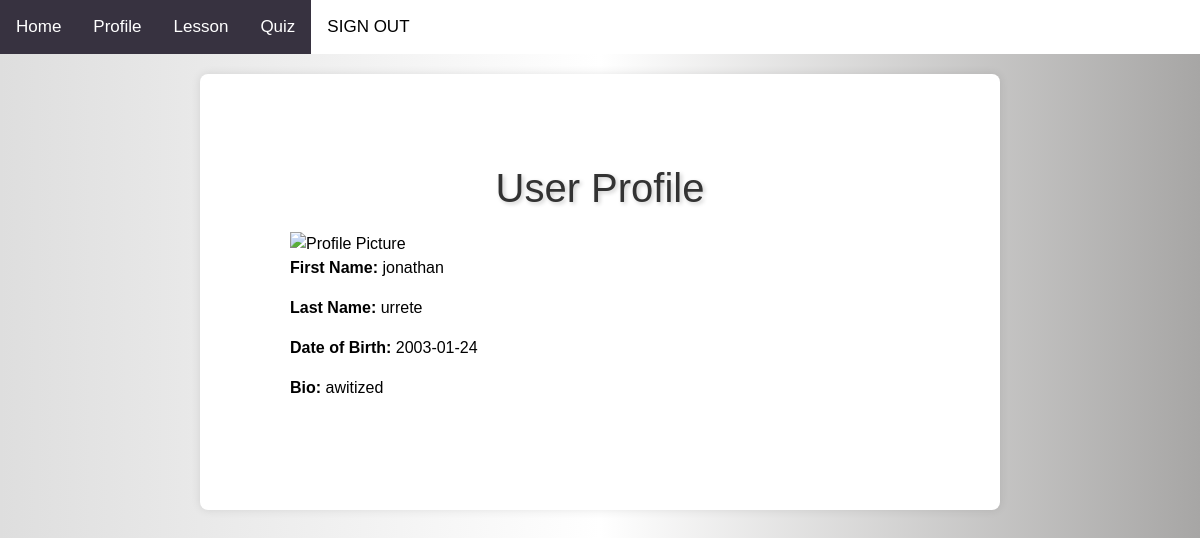
Screenshot of /profile.php (signed in) with the database file from the repository.
### tables this page shows
CREATE TABLE `userprofiles` (
  `ProfileID` int(2) NOT NULL,
  `UserID` int(2) DEFAULT NULL,
  `FirstName` varchar(50) DEFAULT NULL,
  `LastName` varchar(50) DEFAULT NULL,
  `DateOfBirth` date DEFAULT NULL,
  `Avatar` varchar(255) DEFAULT NULL,
  `Bio` text DEFAULT NULL
);

### profile.php (the view, shortened to what this page needs)
<?php
require "header.php";
require "dbh.inc.php";
$sql = "SELECT * FROM userprofiles WHERE UserID=?";
$stmt = $conn->prepare($sql);
$stmt->bind_param("i", $_SESSION["userId"]);
$stmt->execute();
$result = $stmt->get_result();
$profileData = $result->fetch_assoc();
?>
<!DOCTYPE html>
<html lang="en">
<head>
</head>
<body>
    <div class="container">
        <h1>User Profile</h1>
        <?php if ($profileData) : ?>
            <div class="profile">
                <img src="<?php echo $profileData['Avatar']; ?>" alt="Profile Picture">
                <p><strong>First Name:</strong> <?php echo $profileData['FirstName']; ?></p>
                <p><strong>Last Name:</strong> <?php echo $profileData['LastName']; ?></p>
                <p><strong>Date of Birth:</strong> <?php echo $profileData['DateOfBirth']; ?></p>
                <p><strong>Bio:</strong> <?php echo $profileData['Bio']; ?></p>
            </div>
        <?php endif; ?>
    </div>
</body>
</html>

### style.css (style rules this page uses)
body { margin: 0; font-family: Arial, Helvetica, sans-serif; line-height: 1.6; }
html { position: relative; overflow-x: hidden !important; }
* { box-sizing: border-box; }
body { font-family: 'Quicksand', sans-serif; color: burlywood; }

### styleloggedin.css (style rules this page uses)
html { position: relative; overflow-x: hidden !important; }
* { box-sizing: border-box; }
body { font-family: 'Quicksand', sans-serif; color: black; }

### profile.php (style rules this page uses)
body { font-family: Arial, sans-serif; background: rgb(222,222,222); background: linear-gradient(90deg, rgba(222,222,222,1) 0%, rgba(255,255,255,1) 50%, rgba(167,166,165,1) 100%); margin: 0; padding: 0; }
.container { max-width: 800px; margin: 20px auto; padding: 90px; background-color: #fff; border-radius: 8px; box-shadow: 0 0 10px rgba(0, 0, 0, 0.1); }
h1 { text-align: center; color: #333; margin-bottom: 20px; text-shadow: 2px 2px 4px rgba(0, 0, 0, 0.2); }
.profile { margin-bottom: 20px; }
.profile p { margin-bottom: 10 px; }
.profile p strong { font-weight: bold; }

### rows the page displays
userprofiles: FirstName "jonathan", LastName "urrete", DateOfBirth "2003-01-24", Bio "awitized"
